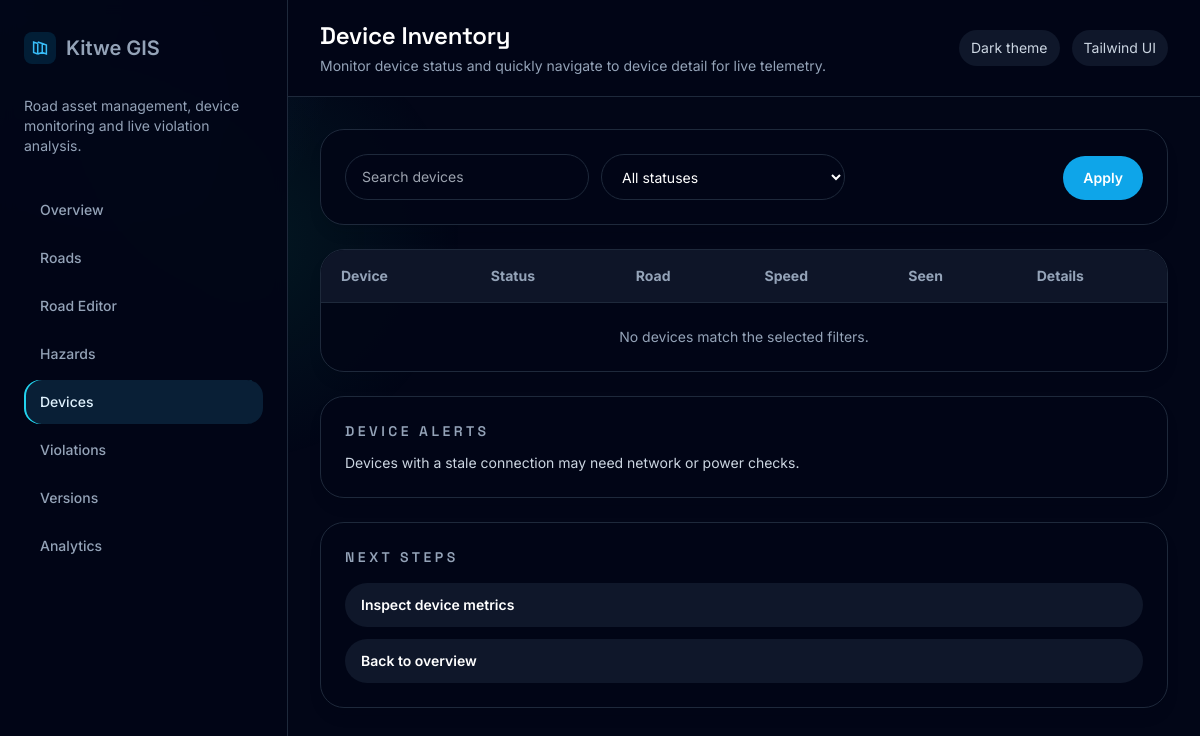
Page /devices/ on the earlier database version.
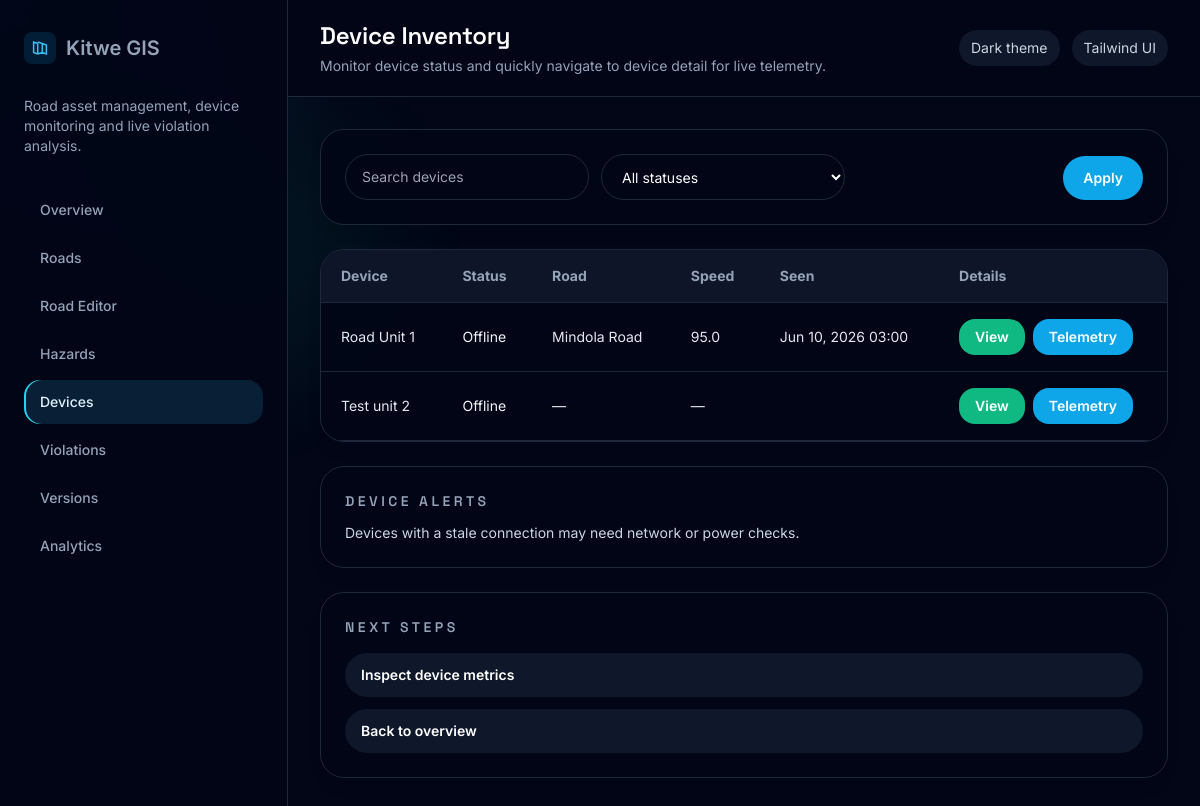
Same page on the later database version.
### api/models.py (models this page shows, shortened)
class Device(models.Model):
    device_id = models.CharField(max_length=128, unique=True)
    device_name = models.CharField(max_length=128, blank=True)
    current_map_version = models.ForeignKey(MapVersion, null=True, blank=True, on_delete=models.SET_NULL)
    registered_at = models.DateTimeField(auto_now_add=True)
    last_seen = models.DateTimeField(null=True, blank=True)
    class Meta:
        ordering = ['device_id']

class Road(models.Model):
    name = models.CharField(max_length=128)
    speed_limit = models.PositiveIntegerField()
    created_at = models.DateTimeField(auto_now_add=True)
    updated_at = models.DateTimeField(auto_now=True)
    class Meta:
        ordering = ['name']

### dashboard/views.py (the view)
# urls.py: path('devices/', devices_view, name='dashboard-devices'),
def devices_view(request):
    query = request.GET.get('q', '').strip()
    status_filter = request.GET.get('status', '').strip()
    devices = Device.objects.select_related('current_map_version').all()
    active_devices = []
    for device in devices:
        latest = Telemetry.objects.filter(device=device).order_by('-uploaded_at').first()
        status = _device_status(device.last_seen)
        active_devices.append({
            'id': device.id,
            'device_id': device.device_id,
            'device_name': device.device_name,
            'current_speed': float(latest.speed) if latest else None,
            'current_road': latest.road.name if latest else None,
            'latitude': float(latest.latitude) if latest else None,
            'longitude': float(latest.longitude) if latest else None,
            'last_seen': device.last_seen,
            'status': status,
            'current_map_version': device.current_map_version.version if device.current_map_version else None,
        })
    if query:
        active_devices = [device for device in active_devices if query.lower() in device['device_id'].lower() or query.lower() in (device['device_name'] or '').lower()]
    if status_filter:
        active_devices = [device for device in active_devices if device['status'] == status_filter]
    return render(request, 'dashboard/devices.html', {
        'page': 'devices',
        'devices': active_devices,
        'query': query,
        'status_filter': status_filter,
    })

### dashboard/views.py (called while the page is built)
def _device_status(last_seen):
    if not last_seen:
        return 'offline'
    age = (timezone.now() - last_seen).total_seconds()
    if age <= 300:
        return 'online'
    if age <= 900:
        return 'recent'
    return 'offline'

### dashboard/templates/dashboard/devices.html (shortened to what the changed rows need)
{% extends 'dashboard/base.html' %}
{% block page_heading %}Device Inventory{% endblock %}
{% block content %}
<div class="grid gap-6 xl:grid-cols-[1.4fr_0.6fr]">
    <div class="space-y-6">
        <div class="overflow-hidden rounded-3xl border border-slate-800 bg-slate-950/90 shadow-lg shadow-slate-950/10">
            <table class="w-full border-collapse text-left text-sm text-slate-200">
                <thead class="bg-slate-900/95 text-slate-400">
                    <tr>
                        <th class="border-b border-slate-800 px-5 py-4">Device</th>
                        <th class="border-b border-slate-800 px-5 py-4">Status</th>
                        <th class="border-b border-slate-800 px-5 py-4">Road</th>
                        <th class="border-b border-slate-800 px-5 py-4">Speed</th>
                        <th class="border-b border-slate-800 px-5 py-4">Seen</th>
                        <th class="border-b border-slate-800 px-5 py-4">Details</th>
                    </tr>
                </thead>
                <tbody>
                    {% for device in devices %}
                    <tr class="border-b border-slate-800 hover:bg-slate-900/80">
                        <td class="px-5 py-4">{{ device.device_name|default:device.device_id }}</td>
                        <td class="px-5 py-4 capitalize text-slate-100">{{ device.status }}</td>
                        <td class="px-5 py-4">{{ device.current_road|default:'—' }}</td>
                        <td class="px-5 py-4">{{ device.current_speed|default:'—' }}</td>
                        <td class="px-5 py-4">{{ device.last_seen|date:'M j, Y H:i' }}</td>
                        <td class="px-5 py-4">
                            <div class="flex gap-2">
                                <a href="{% url 'dashboard-device-detail' device.device_id %}" class="rounded-2xl bg-emerald-500 px-4 py-2 text-sm font-semibold text-white transition hover:bg-emerald-400">View</a>
                                <a href="{% url 'dashboard-device-detail' device.device_id %}#telemetry" class="rounded-2xl bg-sky-500 px-4 py-2 text-sm font-semibold text-white transition hover:bg-sky-400">Telemetry</a>
                            </div>
                        </td>
                    </tr>
                    {% empty %}
                    <tr>
                        <td colspan="6" class="px-5 py-6 text-center text-slate-400">No devices match the selected filters.</td>
                    </tr>
                    {% endfor %}
                </tbody>
            </table>
        </div>
    </div>
</div>
{% endblock %}

Differences in the rows shown:
added Device: device_name "Road Unit 1", last_seen "Jun 10, 2026 03:00"
now on this page (row unchanged): Road: current_road "Mindola Road"
added Device: device_name "Test unit 2"
Other differences:
new list line: "Offline 95.0 View Telemetry"
new list line: "Offline — — View Telemetry"
text no longer shown: "No devices match the selected filters."
